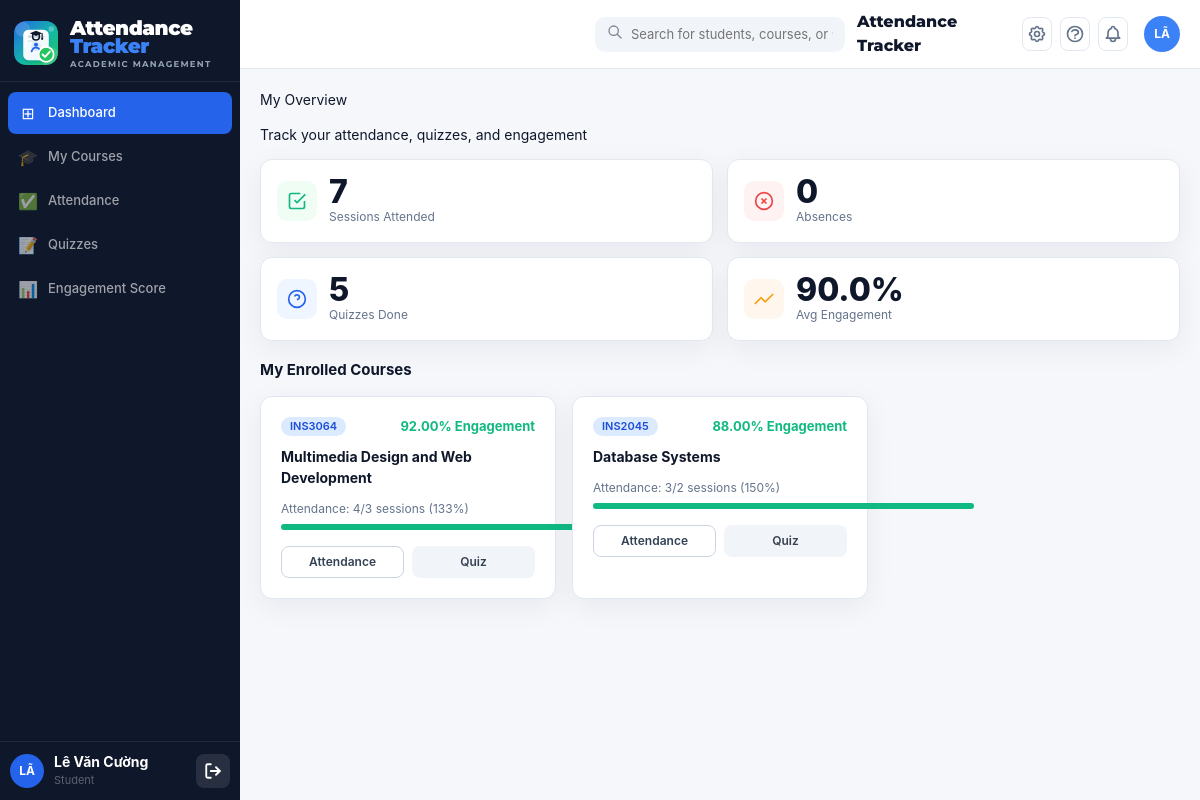
The app's page /public/student/dashboard.php (signed in) with its own data.
### tables this page shows
CREATE TABLE IF NOT EXISTS `courses` (
    `id`                       INT UNSIGNED  NOT NULL AUTO_INCREMENT,
    `course_code`              VARCHAR(20)   NOT NULL,
    `course_name`              VARCHAR(150)  NOT NULL,
    `credits`                  TINYINT       NOT NULL DEFAULT 3,
    `semester`                 VARCHAR(20)   NOT NULL   COMMENT 'VD: 2025-2',
    `room`                     VARCHAR(50)   DEFAULT NULL,
    `schedule_info`            VARCHAR(200)  DEFAULT NULL COMMENT 'VD: Thứ 5, 07:30-09:30',
    `absence_threshold`        INT           NOT NULL DEFAULT 3
                               COMMENT 'Số buổi vắng tối đa – vượt ngưỡng thì tạo alert low_attendance',
    `low_engagement_threshold` DECIMAL(5,2)  NOT NULL DEFAULT 40.00
                               COMMENT 'Ngưỡng engagement_index (0-100) – thấp hơn thì tạo alert low_engagement',
    `attend_score`             DECIMAL(4,2)  NOT NULL DEFAULT 2.00
                               COMMENT 'Điểm mặc định/fallback mỗi lần điểm danh đúng giờ',
    `quiz_correct_score`       DECIMAL(4,2)  NOT NULL DEFAULT 2.00
                               COMMENT 'Điểm mặc định/fallback mỗi câu quiz đúng',
    `discussion_score`         DECIMAL(4,2)  NOT NULL DEFAULT 1.00
                               COMMENT 'Điểm mặc định/fallback mỗi lần tham gia thảo luận',
    `is_active`                TINYINT(1)    NOT NULL DEFAULT 1,
    `created_at`               DATETIME      NOT NULL DEFAULT CURRENT_TIMESTAMP,
    `updated_at`               DATETIME      NOT NULL DEFAULT CURRENT_TIMESTAMP ON UPDATE CURRENT_TIMESTAMP,
    PRIMARY KEY (`id`),
    UNIQUE KEY `uq_course_semester` (`course_code`, `semester`),
    INDEX `idx_semester`  (`semester`),
    INDEX `idx_is_active` (`is_active`)
);

CREATE TABLE IF NOT EXISTS `engagement_scores` (
    `id`                       INT UNSIGNED NOT NULL AUTO_INCREMENT,
    `student_id`               INT UNSIGNED NOT NULL,
    `course_id`                INT UNSIGNED NOT NULL,
    `total_sessions`           INT          NOT NULL DEFAULT 0,
    `attended_sessions`        INT          NOT NULL DEFAULT 0,
    `late_sessions`            INT          NOT NULL DEFAULT 0,
    `absent_sessions`          INT          NOT NULL DEFAULT 0,
    `total_quiz_score`         DECIMAL(8,2) NOT NULL DEFAULT 0.00,
    `total_interaction_points` DECIMAL(8,2) NOT NULL DEFAULT 0.00,
    `engagement_index`         DECIMAL(5,2) NOT NULL DEFAULT 0.00 COMMENT 'Tổng hợp 0–100; ngưỡng alert lấy từ courses.low_engagement_threshold',
    `last_activity_at`         DATETIME     DEFAULT NULL,
    `calculated_at`            DATETIME     NOT NULL DEFAULT CURRENT_TIMESTAMP ON UPDATE CURRENT_TIMESTAMP,
    PRIMARY KEY (`id`),
    UNIQUE KEY `uq_student_course` (`student_id`, `course_id`),
    INDEX `idx_es_course`      (`course_id`),
    INDEX `idx_es_engagement`  (`engagement_index`),
    CONSTRAINT `fk_es_student` FOREIGN KEY (`student_id`) REFERENCES `users`(`id`)   ON DELETE CASCADE,
    CONSTRAINT `fk_es_course`  FOREIGN KEY (`course_id`)  REFERENCES `courses`(`id`) ON DELETE CASCADE
);

### public/student/dashboard.php (called while the page is built, shortened)
<?php
require_once dirname(dirname(__DIR__)) . '/config/database.php';
require_once dirname(dirname(__DIR__)) . '/helpers/middleware.php';
require_once APP_ROOT . '/views/student/dashboard.php';

### config/database.php (called while the page is built, shortened)
<?php
class Database
{
    private static ?Database $instance = null;
    private PDO $pdo;
    private function __construct()
    {
        $dsn = sprintf(
            'mysql:host=%s;port=%s;dbname=%s;charset=%s',
            DB_HOST, DB_PORT, DB_NAME, DB_CHARSET
        );
        $options = [
            PDO::ATTR_ERRMODE            => PDO::ERRMODE_EXCEPTION,
            PDO::ATTR_DEFAULT_FETCH_MODE => PDO::FETCH_ASSOC,
            PDO::ATTR_EMULATE_PREPARES   => false,
        ];
        try {
            $this->pdo = new PDO($dsn, DB_USER, DB_PASS, $options);
        } catch (PDOException $e) {
            if (APP_ENV === 'development') {
                die('<h3 style="color:red">Database Error: ' . $e->getMessage() . '</h3>');
            } else {
                die('<h3>Lỗi hệ thống. Vui lòng thử lại sau.</h3>');
            }
        }
    }
    public static function getInstance(): Database
    {
        if (self::$instance === null) {
            self::$instance = new self();
        }
        return self::$instance;
    }
    public function query(string $sql, array $params = []): \PDOStatement
    {
        $stmt = $this->pdo->prepare($sql);
        $stmt->execute($params);
        return $stmt;
    }
}

### helpers/middleware.php (called while the page is built, shortened)
<?php
class Middleware
{
    public static function user(): array
    {
        return [
            'id'        => $_SESSION['user_id']   ?? null,
            'full_name' => $_SESSION['full_name']  ?? '',
            'email'     => $_SESSION['email']      ?? '',
            'role'      => $_SESSION['role']       ?? '',
        ];
    }
}

### views/student/dashboard.php (the view, shortened to what this page needs)
<?php
$db     = Database::getInstance();
$userId = Middleware::user()['id'];
$myCourses = $db->query(
  "SELECT c.* FROM courses c JOIN enrollments ce ON ce.course_id=c.id
   WHERE ce.user_id=? AND ce.role='student' AND c.is_active=1", [$userId]
)->fetchAll();
$totalPresent  = $db->query("SELECT COUNT(*) FROM attendance_records WHERE student_id=? AND status='present'", [$userId])->fetchColumn();
$totalAbsent   = $db->query("SELECT COUNT(*) FROM attendance_records WHERE student_id=? AND status='absent'",  [$userId])->fetchColumn();
$totalQuizDone = $db->query("SELECT COUNT(*) FROM quiz_submissions WHERE student_id=?", [$userId])->fetchColumn();
$avgEngage     = $db->query("SELECT ROUND(AVG(engagement_index),1) FROM engagement_scores WHERE student_id=?", [$userId])->fetchColumn() ?? 0;
require_once APP_ROOT . '/views/layouts/header.php';
?>
<div class="page-title">My Overview</div>
<p class="page-sub">Track your attendance, quizzes, and engagement</p>
<div class="stat-cards">
  <div class="card stat-card">
    <div class="stat-icon" style="background:#F0FDF4">
      <svg fill="none" viewBox="0 0 24 24" stroke="#10B981" stroke-width="2"><polyline points="9 11 12 14 22 4"/><path d="M21 12v7a2 2 0 0 1-2 2H5a2 2 0 0 1-2-2V5a2 2 0 0 1 2-2h11"/></svg>
    </div>
    <div><div class="stat-value"><?= $totalPresent ?></div><div class="stat-label">Sessions Attended</div></div>
  </div>
  <div class="card stat-card">
    <div class="stat-icon" style="background:#FEF2F2">
      <svg fill="none" viewBox="0 0 24 24" stroke="#EF4444" stroke-width="2"><circle cx="12" cy="12" r="10"/><line x1="15" y1="9" x2="9" y2="15"/><line x1="9" y1="9" x2="15" y2="15"/></svg>
    </div>
    <div><div class="stat-value"><?= $totalAbsent ?></div><div class="stat-label">Absences</div></div>
  </div>
  <div class="card stat-card">
    <div class="stat-icon" style="background:#EFF6FF">
      <svg fill="none" viewBox="0 0 24 24" stroke="#2563EB" stroke-width="2"><circle cx="12" cy="12" r="10"/><path d="M9.09 9a3 3 0 0 1 5.83 1c0 2-3 3-3 3"/><line x1="12" y1="17" x2="12.01" y2="17"/></svg>
    </div>
    <div><div class="stat-value"><?= $totalQuizDone ?></div><div class="stat-label">Quizzes Done</div></div>
  </div>
  <div class="card stat-card">
    <div class="stat-icon" style="background:#FFF7ED">
      <svg fill="none" viewBox="0 0 24 24" stroke="#F59E0B" stroke-width="2"><polyline points="23 6 13.5 15.5 8.5 10.5 1 18"/></svg>
    </div>
    <div>
      <div class="stat-value"><?= $avgEngage ?>%</div>
      <div class="stat-label">Avg Engagement</div>
    </div>
  </div>
</div>
<div style="font-weight:700;font-size:15px;margin-bottom:14px">My Enrolled Courses</div>
<div style="display:grid;grid-template-columns:repeat(auto-fill,minmax(280px,1fr));gap:16px">
<?php foreach ($myCourses as $c):
  $eng = $db->query("SELECT engagement_index FROM engagement_scores WHERE student_id=? AND course_id=?", [$userId, $c['id']])->fetchColumn() ?? 0;
  $present = $db->query(
    "SELECT COUNT(*) FROM attendance_records ar JOIN class_sessions cs ON ar.session_id=cs.id
     WHERE ar.student_id=? AND cs.course_id=? AND ar.status='present'", [$userId, $c['id']]
  )->fetchColumn();
  $total = $db->query("SELECT COUNT(*) FROM class_sessions WHERE course_id=? AND status='ended'", [$c['id']])->fetchColumn();
  $pct = $total > 0 ? round($present / $total * 100) : 0;
  $engColor = $eng >= 70 ? '#10B981' : ($eng >= 40 ? '#F59E0B' : '#EF4444');
?>
<div class="card" style="padding:20px">
  <div style="display:flex;justify-content:space-between;margin-bottom:10px">
    <span class="badge badge-primary"><?= htmlspecialchars($c['course_code']) ?></span>
    <span style="font-size:13px;font-weight:700;color:<?= $engColor ?>"><?= $eng ?>% Engagement</span>
  </div>
  <div style="font-weight:700;font-size:14px;color:#0F172A;margin-bottom:12px"><?= htmlspecialchars($c['course_name']) ?></div>
  <div style="font-size:12px;color:#64748B;margin-bottom:6px">Attendance: <?= $present ?>/<?= $total ?> sessions (<?= $pct ?>%)</div>
  <div style="background:#F1F5F9;border-radius:99px;height:6px;margin-bottom:16px">
    <div style="background:<?= $pct>=80?'#10B981':($pct>=60?'#F59E0B':'#EF4444') ?>;height:6px;border-radius:99px;width:<?= $pct ?>%"></div>
  </div>
  <div style="display:flex;gap:8px">
    <a href="<?= APP_URL ?>/student/attendance.php?course_id=<?= $c['id'] ?>" class="btn btn-outline btn-sm" style="flex:1;justify-content:center">Attendance</a>
    <a href="<?= APP_URL ?>/student/quiz.php?course_id=<?= $c['id'] ?>" class="btn btn-sm" style="flex:1;background:#F1F5F9;color:#374151;justify-content:center">Quiz</a>
  </div>
</div>
<?php endforeach; ?>
</div>
<?php require_once APP_ROOT . '/views/layouts/footer.php'; ?>

### public/assets/css/style.css (style rules this page uses)
:root { --primary: #2563eb; --primary-dark: #1d4ed8; --primary-soft: #eff6ff; --sidebar-bg: #0f172a; --text: #0f172a; --text-muted: #64748b; --line: #e2e8f0; --bg: #f5f7fb; --card: #ffffff; --success: #10b981; --warning: #f59e0b; --danger: #ef4444; --radius: 12px; --shadow: 0 8px 30px rgba(15, 23, 42, 0.06); }
*, *::before, *::after { box-sizing: border-box; }
body { margin: 0; font-family: "Inter", "Segoe UI", system-ui, sans-serif; background: var(--bg); color: var(--text); font-size: 14px; line-height: 1.5; }
a { color: inherit; }
.card { background: var(--card); border: 1px solid var(--line); border-radius: var(--radius); box-shadow: var(--shadow); }
.btn { display: inline-flex; align-items: center; justify-content: center; gap: 8px; border-radius: 10px; border: 1px solid transparent; padding: 9px 14px; cursor: pointer; text-decoration: none; font-weight: 600; font-size: 13px; transition: all 0.18s ease; }
.btn-outline { border-color: #cbd5e1; color: #334155; background: #fff; }
.btn-sm { padding: 6px 10px; font-size: 12px; border-radius: 8px; }
.badge { display: inline-flex; align-items: center; justify-content: center; padding: 3px 9px; border-radius: 999px; font-size: 11px; font-weight: 600; line-height: 1.2; }
.badge-primary { background: #dbeafe; color: #1d4ed8; }
.stat-cards { display: grid; grid-template-columns: repeat(4, minmax(0, 1fr)); gap: 14px; margin-bottom: 18px; }
.stat-card { padding: 16px; display: flex; align-items: center; gap: 12px; }
.stat-icon { width: 40px; height: 40px; border-radius: 10px; display: inline-flex; align-items: center; justify-content: center; }
.stat-icon svg { width: 20px; height: 20px; }
.stat-label { color: var(--text-muted); font-size: 12px; }
.stat-value { font-weight: 800; font-size: 32px; line-height: 1; }
@media (max-width: 1200px) { .stat-cards { grid-template-columns: repeat(2, minmax(0, 1fr)); } }

### records on screen
courses: course_code "INS3064", id.engagement_index "92.00", course_name "Multimedia Design and Web Development", present "4", total "3", pct "133"
courses: course_code "INS2045", id.engagement_index "88.00", course_name "Database Systems", present "3", id "2", pct "150"

### other values on screen
$item['icon'] "⊞"
$item['label'] "Dashboard"
$item['icon'] "🎓"
$item['label'] "My Courses"
$item['icon'] "✅"
$item['label'] "Attendance"
$item['icon'] "📝"
$item['label'] "Quizzes"
$item['icon'] "📊"
$item['label'] "Engagement Score"
$user_initials "LÃ"
$user_name "Lê Văn Cường"
$role "Student"
$totalPresent "7"
$totalAbsent "0"
